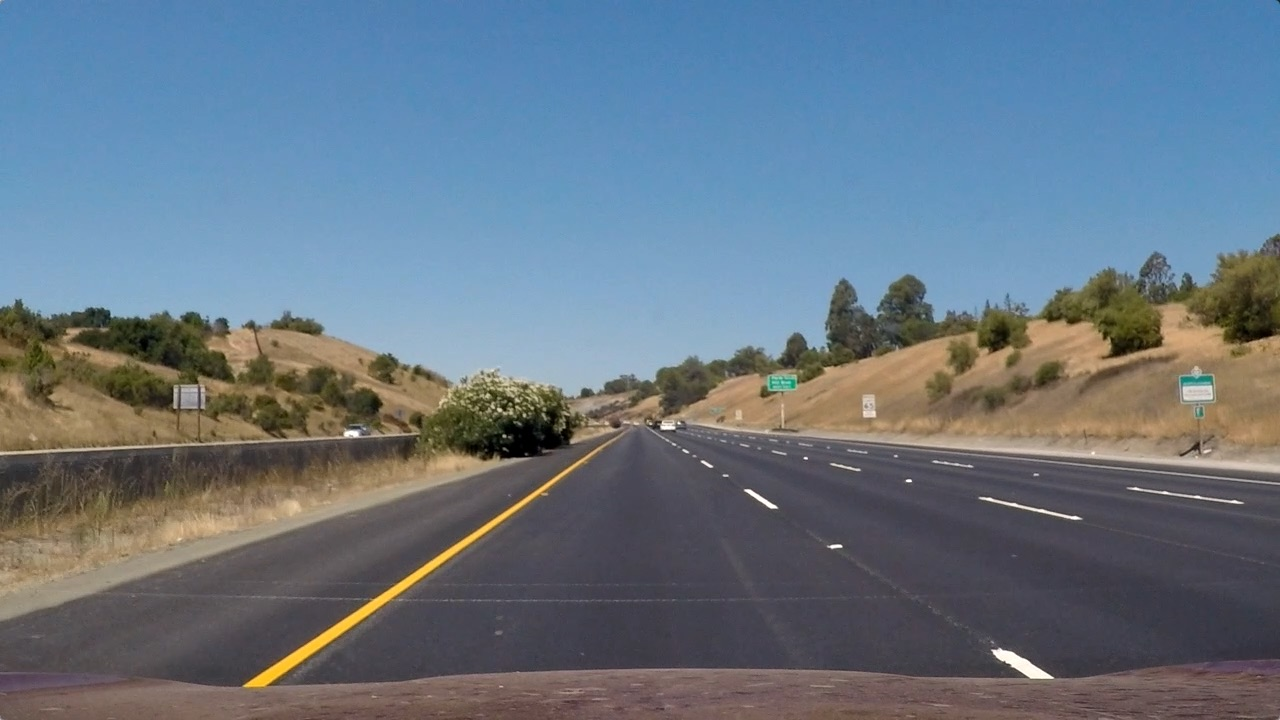
#> input picture test_images/straight_lines1.jpg, 1280 x 720 px; its folder holds 4 pictures in this run; the run also reads 1 picture not shown here
$ jupyter execute Pipeline.ipynb   (shell and % lines are left out)   (older library calls are emulated)
#> lines starting #> are read from the running program, lines starting #| are printed output that depends on the picture
# Import Library

[cell 1]
import numpy as np
import cv2
import glob
import matplotlib.pyplot as plt
import pickle
import matplotlib.image as mping
# Import everything needed to edit/save/watch video clips
from moviepy.editor import VideoFileClip
from IPython.display import HTML

# Lane Tracking Pipeline

[cell 2]
class LaneTracker:

    def __init__(self, mtx, dist):
        # matrix from calibrating camera
        self.mtx = mtx
        # distortion coefficients from calibrating camera
        self.dist = dist
        # was the line detected in the last iteration?
        self.detected = False
        # x values of the last n fits of the left line
        self.recent_left_xfitted = []
        # x values of the last n fits of the right line
        self.recent_right_xfitted = []
        # polynomial coefficients for left averaged over the last n iterations
        self.best_left_fit = None
        # polynomial coefficients for right averaged over the last n iterations
        self.best_right_fit = None
        # polynomial coefficients for the most recent left fit
        self.current_left_fit = [np.array([False])]
        # polynomial coefficients for the most recent right fit
        self.current_right_fit = [np.array([False])]
        # radius of curvature of the line in some units
        self.radius_of_curvature = None
        # distance in meters of vehicle center from the line
        self.center_offset = None

    def make_binary(self, image, ksize = 11, mask_half=False):

        hls = cv2.cvtColor(image.astype(np.uint8), cv2.COLOR_RGB2HLS)
        gray = (0.5*image[:,:,0] + 0.4*image[:,:,1] + 0.1*image[:,:,2]).astype(np.uint8)
        s = hls[:,:,2]

        _, gray_binary = cv2.threshold(gray.astype('uint8'), 150, 255, cv2.THRESH_BINARY)

        total_px = image.shape[0]*image.shape[1]
        laplacian = cv2.Laplacian(gray, cv2.CV_32F, ksize=21)
        mask_three = (laplacian < 0.15*np.min(laplacian)).astype(np.uint8)
        if cv2.countNonZero(mask_three)/total_px < 0.01:
            laplacian = cv2.Laplacian(gray, cv2.CV_32F, ksize=21)
            mask_three = (laplacian < 0.075*np.min(laplacian)).astype(np.uint8)

        _, s_binary = cv2.threshold(s.astype('uint8'), 150, 255, cv2.THRESH_BINARY)
        mask_two = s_binary

        combined_binary = np.clip(cv2.bitwise_and(gray_binary,
                            cv2.bitwise_or(mask_three, mask_two)), 0, 1).astype('uint8')

        # Mask out top half of image to reduce distractions
        # Only used when unwarped image is passed in
        if mask_half:
            combined_binary[:ceil(image.shape[0]//2)] = 0

        return combined_binary

    def perspective_transform_matrix(self, img, img_size):
    #     print(img_size)
        src = np.float32(\
        [[(img_size[0] / 2) - 75, img_size[1] / 2 + 110],\
         [((img_size[0] / 6) - 10), img_size[1]],\
         [(img_size[0] * 5 / 6) + 60, img_size[1]],\
         [(img_size[0] / 2 + 75), img_size[1] / 2 + 110]])

        dst = np.float32(\
        [[(img_size[0] / 4), 0],\
         [(img_size[0] / 4), img_size[1]],\
         [(img_size[0] * 3 / 4), img_size[1]],\
         [(img_size[0] * 3 / 4), 0]])

        M = cv2.getPerspectiveTransform(src, dst)
        Minv = cv2.getPerspectiveTransform(dst, src)

        return M, Minv

    def warpImage(self, img, M, img_size):
        return cv2.warpPerspective(img, M, img_size, flags=cv2.INTER_LINEAR)

    def apply_lines(self, img):
        # Undistort the image
        img = cv2.undistort(img, self.mtx, self.dist, None, self.mtx)
        img_size = img.shape[:2][::-1]

        # Find binary image
        combined_binary = self.make_binary(img)

        # Find perspective transform and warped image
        M, Minv = self.perspective_transform_matrix(img, img_size)
        warped_binary = self.warpImage(combined_binary, M, img_size)

        # Identify the x and y positions of all nonzero pixels in the image
        nonzero = warped_binary.nonzero()
        nonzeroy = np.array(nonzero[0])
        nonzerox = np.array(nonzero[1])

        # Create empty lists to receive left and right lane pixel indices
        left_lane_idx = []
        right_lane_idx = []

        # Set the width of the windows +/- margin
        margin = 100
        # Choose the number of sliding windows
        nwindows = 9
        margin = 100
        # Set minimum number of pixels found to recenter window
        minpix = 50
        bias = 0.2

        # Only search the entire image if lines have not been previously detected
        if not self.detected:
            # Take a histogram of the bottom half of the image
            histogram = np.sum(warped_binary[warped_binary.shape[0]//2:,:], axis=0)
            # Find the peak of the left and right halves of the histogram
            # These will be the starting point for the left and right lines
            midpoint = np.int(histogram.shape[0]/2)
            leftstart = int((1-bias)*midpoint)
            rightstart = int((1+bias)*midpoint)

            leftx_base = np.argmax(histogram[:leftstart])
            rightx_base = np.argmax(histogram[rightstart:]) + rightstart

            # Current positions to be updated for each window
            leftx_current = leftx_base
            rightx_current = rightx_base

            # Set height of windows
            window_height = np.int(warped_binary.shape[0]/nwindows)


            # Step through the windows one by one
            for window in range(nwindows):
                # Identify window boundaries in x and y (and right and left)
                win_y_low = warped_binary.shape[0] - (window+1)*window_height
                win_y_high = warped_binary.shape[0] - window*window_height
                win_xleft_low = leftx_current - margin
                win_xleft_high = leftx_current + margin
                win_xright_low = rightx_current - margin
                win_xright_high = rightx_current + margin
                # Identify the nonzero pixels in x and y within the window
                good_left_idx = ((nonzeroy >= win_y_low) & (nonzeroy < win_y_high) & (nonzerox >= win_xleft_low) & (nonzerox < win_xleft_high)).nonzero()[0]
                good_right_idx = ((nonzeroy >= win_y_low) & (nonzeroy < win_y_high) & (nonzerox >= win_xright_low) & (nonzerox < win_xright_high)).nonzero()[0]
                # Append these indices to the lists
                left_lane_idx.append(good_left_idx)
                right_lane_idx.append(good_right_idx)
                # If you found > minpix pixels, recenter next window on their mean position
                if len(good_left_idx) > minpix:
                    leftx_current = np.int(np.mean(nonzerox[good_left_idx]))
                if len(good_right_idx) > minpix:
                    rightx_current = np.int(np.mean(nonzerox[good_right_idx]))

            # Concatenate the arrays of indices
            left_lane_idx = np.concatenate(left_lane_idx)
            right_lane_idx = np.concatenate(right_lane_idx)
            self.detected = True

        else:
            left_lane_idx = ((nonzerox > (self.best_left_fit[0]*(nonzeroy**2) + self.best_left_fit[1]*nonzeroy \
                            + self.best_left_fit[2] - margin)) & (nonzerox < (self.best_left_fit[0]*(nonzeroy**2) \
                            + self.best_left_fit[1]*nonzeroy + self.best_left_fit[2] + margin)))
            right_lane_idx = ((nonzerox > (self.best_right_fit[0]*(nonzeroy**2) + self.best_right_fit[1]*nonzeroy \
                            + self.best_right_fit[2] - margin)) & (nonzerox < (self.best_right_fit[0]*(nonzeroy**2) \
                            + self.best_right_fit[1]*nonzeroy + self.best_right_fit[2] + margin)))

        # Extract left and right line pixel positions
        leftx = nonzerox[left_lane_idx]
        lefty = nonzeroy[left_lane_idx]
        rightx = nonzerox[right_lane_idx]
        righty = nonzeroy[right_lane_idx]

        # polynomial coefficients for the most recent fit
        self.current_left_fit = np.polyfit(lefty, leftx, 2)
        self.current_right_fit = np.polyfit(righty, rightx, 2)

        # x values of the last n fits of the left line
        self.recent_left_xfitted.append(self.current_left_fit)
        # x values of the last n fits of the right line
        self.recent_right_xfitted.append(self.current_right_fit)

        self.best_left_fit = np.mean(self.recent_left_xfitted[-min(15,len(self.recent_left_xfitted)):], axis=0)
        self.best_right_fit = np.mean(self.recent_right_xfitted[-min(15,len(self.recent_right_xfitted)):], axis=0)

        # Generate x and y values for plotting
        ploty = np.linspace(0, warped_binary.shape[0]-1, warped_binary.shape[0])
        left_fitx = self.best_left_fit[0]*ploty**2 + self.best_left_fit[1]*ploty + self.best_left_fit[2]
        right_fitx = self.best_right_fit[0]*ploty**2 + self.best_right_fit[1]*ploty + self.best_right_fit[2]

        # Recast the x and y points into usable format for cv2.fillPoly()
        pts_left = np.array([np.transpose(np.vstack([left_fitx, ploty]))])
        pts_right = np.array([np.flipud(np.transpose(np.vstack([right_fitx, ploty])))])
        pts = np.hstack((pts_left, pts_right))

        # Create an image to draw the lines
        warp_zero = np.zeros_like(warped_binary[:-20]).astype(np.uint8)
        color_warp = np.dstack((warp_zero, warp_zero, warp_zero))

        # Draw the lane onto the warped blank image
        cv2.fillPoly(color_warp, np.int_([pts]), (0,255,0))

        # Warp the blank back to original image space using inverse perspective matrix
        unwarped = cv2.warpPerspective(color_warp, Minv, (img.shape[1], img.shape[0]))

        # Combine the result with the original undistorted image
        result = cv2.addWeighted(img, 1, unwarped, 0.3, 0)

        # Compute the raduis of curvature of lane
        # Measure radius of curvature at y-value closest to car
        y_eval = np.max(ploty)

        # Define conversions in x and y from pixels space to meters
        ym_per_pix = 30/720
        xm_per_pix = 3.7/700

        # Fit polynomials to x,y in world space
        left_fit_cr = np.polyfit(ploty*ym_per_pix, left_fitx*xm_per_pix, 2)
        right_fit_cr = np.polyfit(ploty*ym_per_pix, right_fitx*xm_per_pix, 2)
        # Calculate radii of curvature
        left_curverad = ((1 + (2*left_fit_cr[0]*y_eval*ym_per_pix + left_fit_cr[1])**2)**1.5) / np.absolute(2*left_fit_cr[0])
        right_curverad = ((1 + (2*right_fit_cr[0]*y_eval*ym_per_pix + right_fit_cr[1])**2)**1.5) / np.absolute(2*right_fit_cr[0])
        self.radius_of_curvature = (left_curverad + right_curverad)/2

        # Calculate offset of the car between the lane
        camera_center = (left_fitx[-1] + right_fitx[-1])/2
        self.center_offset = (camera_center - unwarped.shape[1]/2)*xm_per_pix
        side_pos = 'left'
        if self.center_offset <= 0:
            side_pos = 'right'

        # draw the text showing curvature, offset, and speed
        cv2.putText(result, 'Radius of curvature: ' + str(round(self.radius_of_curvature, 3))+' (m)',(50,50), cv2.FONT_HERSHEY_SIMPLEX, 1, (255,255,255),2)
#         cv2.putText(result,'Vehicle is '+str(abs(round(self.center_offset,3)))+'m '+side_pos+' of center',(50,100), cv2.FONT_HERSHEY_SIMPLEX,1,(255,255,255),2)
        cv2.putText(result,'Distance From Center: %.2fm %s' % (np.absolute(self.center_offset), side_pos),(50,100), cv2.FONT_HERSHEY_SIMPLEX, 1,(255,255,255),2)
        return result

[cell 3]
# Load test images.
testImages = list(map(lambda imageFileName: cv2.imread(imageFileName),
                      glob.glob('./test_images/*.jpg')))
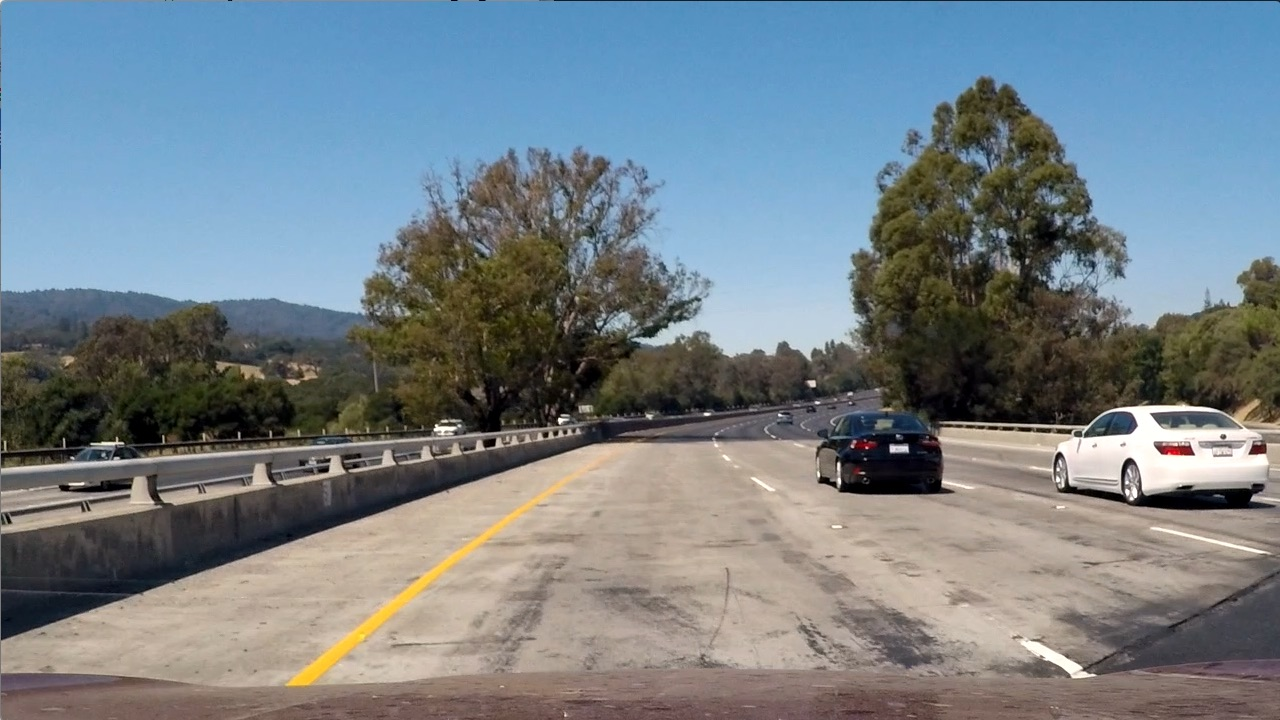
#> input picture test_images/test1.jpg, 1280 x 720 px
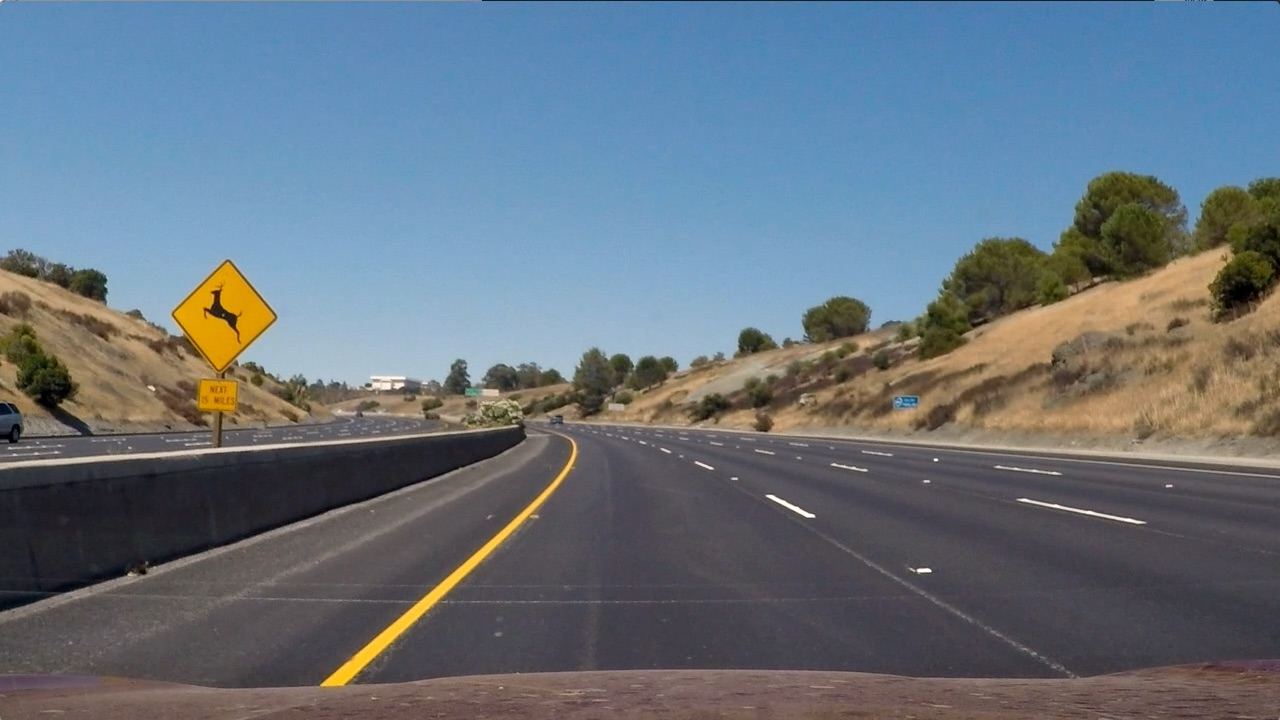
#> input picture test_images/test2.jpg, 1280 x 720 px
#> testImages = 4 items

# Let's test our pipeline on a sample

[cell 4]
def test_image(input_image):
    # Read in the saved matrix and distortion coefficients
    # Loading camera calibration
    mtx, dist, rvecs, tvecs = pickle.load( open('./cameraCalibration.pickle', 'rb' ) )

    # Create LaneTracker object with matrix and distortion coefficients
    lane_tracker = LaneTracker(mtx, dist)

    plt.imshow(lane_tracker.apply_lines(cv2.cvtColor(input_image, cv2.COLOR_BGR2RGB)))

[cell 5]
test_image(testImages[1])
#> (reads cameraCalibration.pickle from the repository)
#> in apply_lines, `M, Minv = self.perspective_transform_matrix(img, img_size)`: M = [[-0.491, -1.47, 931.1], [6.05e-16, -2.04, 958.6], [6.68e-19, -0.00237, 1]]; Minv = [[0.234, -0.739, 490], [5.92e-16, -0.49, 470], [6.68e-19, -0.00116, 1]]
#> in apply_lines, `nonzero = warped_binary.nonzero()`: nonzero = 21652 positions, rows 0 to 708, columns 309 to 999
#> in apply_lines, `histogram = np.sum(warped_binary[warped_binary.shape[0]//2:,:], axis=0)`: histogram = 1280 values, max 345 at index 955, min 0 at index 0, mean 6.67
#> in apply_lines, `leftx_base = np.argmax(histogram[:leftstart])`: leftx_base = 327
#> in apply_lines, `rightx_base = np.argmax(histogram[rightstart:]) + rightstart`: rightx_base = 955
#> in apply_lines, `leftx_current = leftx_base`: leftx_current = 327
#> in apply_lines, `rightx_current = rightx_base`: rightx_current = 955
#> the loop in apply_lines, `for window in range(nwindows):` made 9 passes
#> (win_xleft_low, win_xleft_high, win_xright_low, win_xright_high, leftx_current, rightx_current) on passes 1, 2, 4, 5: (227, 427, 855, 1055, 329, 949), (229, 429, 849, 1049, 328, 951), (228, 428, 854, 1054, 326, 959), (226, 426, 859, 1059, 322, 964)
#> after the loop in apply_lines, `for window in range(nwindows):`: left_lane_idx = 9 items
#> in apply_lines, `left_lane_idx = np.concatenate(left_lane_idx)`: left_lane_idx = 6385 values, max 21651 at index 1022, min 2470 at index 4559, mean 11116.3
#> in apply_lines, `right_lane_idx = np.concatenate(right_lane_idx)`: right_lane_idx = 15267 values, max 21611 at index 1092, min 0 at index 13014, mean 10703.9
#> in apply_lines, `leftx = nonzerox[left_lane_idx]`: leftx = 6385 values, max 341 at index 6069, min 309 at index 4559, mean 326.8
#> in apply_lines, `lefty = nonzeroy[left_lane_idx]`: lefty = 6385 values, max 708 at index 1021, min 88 at index 4559, mean 331.6
#> in apply_lines, `rightx = nonzerox[right_lane_idx]`: rightx = 15267 values, max 999 at index 13773, min 940 at index 508, mean 966.7
#> in apply_lines, `righty = nonzeroy[right_lane_idx]`: righty = 15267 values, max 704 at index 1084, min 0 at index 13014, mean 313.8
#> in apply_lines, `self.current_left_fit = np.polyfit(lefty, leftx, 2)`: self.current_left_fit = [-9.46e-06, 0.0146, 323.5]
#> in apply_lines, `self.current_right_fit = np.polyfit(righty, rightx, 2)`: self.current_right_fit = [1.07e-05, -0.0606, 984.3]
#> in apply_lines, `self.best_left_fit = np.mean(self.recent_left_xfitted[-min(15,len(self..`: self.best_left_fit = [-9.46e-06, 0.0146, 323.5]
#> in apply_lines, `self.best_right_fit = np.mean(self.recent_right_xfitted[-min(15,len(se..`: self.best_right_fit = [1.07e-05, -0.0606, 984.3]
#> in apply_lines, `left_fitx = self.best_left_fit[0]*ploty**2 + self.best_left_fit[1]*plo..`: left_fitx = 720 values from 323.5 to 329.1
#> in apply_lines, `right_fitx = self.best_right_fit[0]*ploty**2 + self.best_right_fit[1]*..`: right_fitx = 720 values, max 984.3 at index 0, min 946.2 at index 719, mean 964.3
#> in apply_lines, `pts_left = np.array([np.transpose(np.vstack([left_fitx, ploty]))])`: pts_left = 720 pairs, first value 323.5 to 329.1, second value 0 to 719
#> in apply_lines, `pts_right = np.array([np.flipud(np.transpose(np.vstack([right_fitx, pl..`: pts_right = 720 pairs, first value 946.2 to 984.3, second value 0 to 719
#> in apply_lines, `pts = np.hstack((pts_left, pts_right))`: pts = 1440 pairs, first value 323.5 to 984.3, second value 0 to 719
#> in apply_lines, `left_fit_cr = np.polyfit(ploty*ym_per_pix, left_fitx*xm_per_pix, 2)`: left_fit_cr = [-2.88e-05, 0.00186, 1.71]
#> in apply_lines, `right_fit_cr = np.polyfit(ploty*ym_per_pix, right_fitx*xm_per_pix, 2)`: right_fit_cr = [3.27e-05, -0.00769, 5.2]
#> in apply_lines, `left_curverad = ((1 + (2*left_fit_cr[0]*y_eval*ym_per_pix + left_fit_c..`: left_curverad = 17355
#> in apply_lines, `right_curverad = ((1 + (2*right_fit_cr[0]*y_eval*ym_per_pix + right_fi..`: right_curverad = 15278.8
#> in apply_lines, `self.radius_of_curvature = (left_curverad + right_curverad)/2`: self.radius_of_curvature = 16316.9
#> in apply_lines, `camera_center = (left_fitx[-1] + right_fitx[-1])/2`: camera_center = 637.7
#> in apply_lines, `self.center_offset = (camera_center - unwarped.shape[1]/2)*xm_per_pix`: self.center_offset = -0.0123
#> in apply_lines, `cv2.putText(result,'Distance From Center: %.2fm %s' % (np.absolute(sel..`:
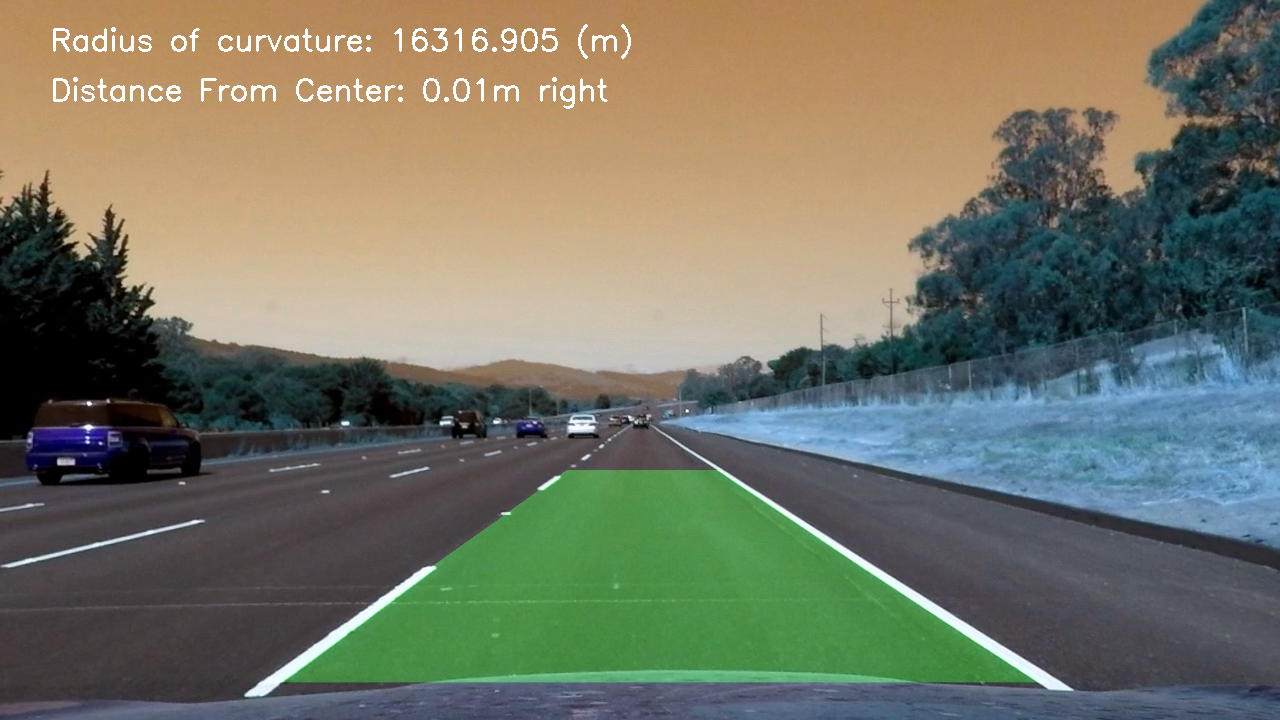
#> result: shape (720, 1280, 3); mean of channels 0, 1, 2 101.6, 118, 117.2; drawn as B, G, R

# Run the pipeline on video

[cell 6]
def process_video(input_video):
    # Read in the saved matrix and distortion coefficients
    # Loading camera calibration
    mtx, dist, rvecs, tvecs = pickle.load( open('./cameraCalibration.pickle', 'rb' ) )

    # Create LaneTracker object with matrix and distortion coefficients
    lane_tracker = LaneTracker(mtx, dist)

    # Name of output video after applying lane lines
    output_video = input_video.split('.')[0]+'_output.mp4'

    # Apply lane lines to each frame of input video and save as new video file
    clip1 = VideoFileClip(input_video)
    video_clip = clip1.fl_image(lane_tracker.apply_lines)
    video_clip.write_videofile(output_video, audio=False)

[cell 7]
process_video('project_video.mp4')
#> (the call stopped at in process_video, `clip1 = VideoFileClip(input_video)`: moviepy is not available in this run)
